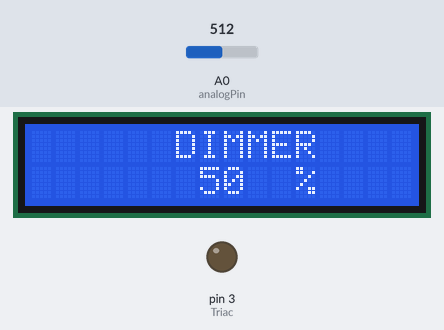
This sketch was run on a simulated Arduino Uno, built with avr-gcc and run on an emulated ATmega328P. Parts: 16×2 character LCD, output pins drawn as LEDs (lit = HIGH). The inputs (shaded band) are chosen by the test bench; at power-on: A0 (analogPin) = 512.

Above: at 1.2 s.
1.3 s: A0 (analogPin) set to 716
At 2.2 s:
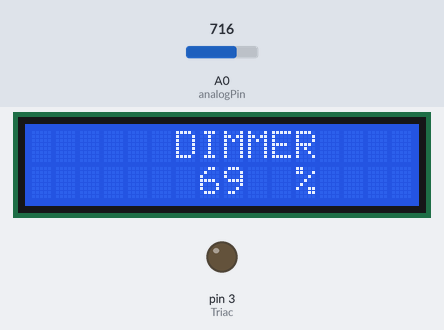
2.8 s: A0 (analogPin) set to 900
At 3.3 s:
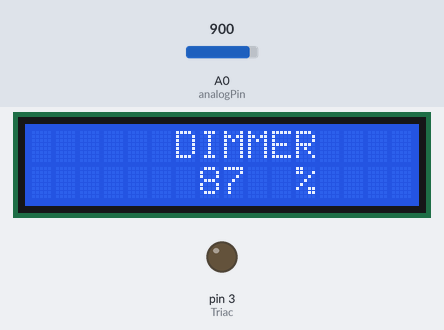
4.3 s: A0 (analogPin) set to 1023
At 5.7 s:
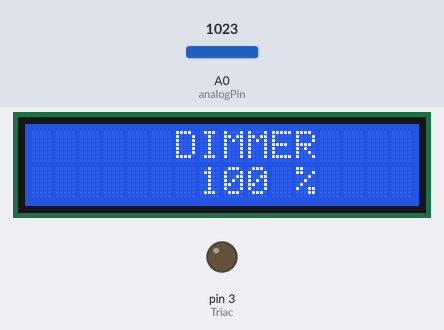
Timing chart, 0 to 7.3 s (numbered marks = the images above; inputs shaded):
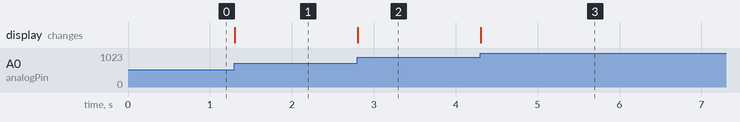

The sketch:

Programa__o_Dimmer_Zero_Crossing.ino
```cpp
//teste
//Bibliotecas
#include <TimerOne.h>
#include <LiquidCrystal.h>

//Declaração de variáveis
int analogPin = A0;     // Potenciômetro
//int ledPin = 13;
int Triac = 3;
int sensorValue = 0;  // variable to store the value coming from the sensor
int pot = 0;
long tempo ;


// Inicializar os pinos do display LCD 16x2
LiquidCrystal lcd(13,12,11,10,9,8);


void setup() {
  //pinMode(ledPin, OUTPUT);
  pinMode(Triac, OUTPUT);
  Timer1.initialize();
  attachInterrupt(2, zero_crosss_int, RISING);     // Interrupção detecta a passagem por 0, quando passa de nível baixo para aLto
  // set up the LCD's number of columns and rows:
  lcd.begin(16, 2);
}


void zero_crosss_int()                             // Função que detecta a passagem por 0
{
   Timer1.attachInterrupt(gateTRIAC, tempo);  //associa a funcao gateTRIAC com Interrupcao do TIMER1
   Timer1.start();                           // inicia contagem TIMER1
}


void gateTRIAC ()
{                                       // trata interrupcao do TIMER1 gerando pulso no gate do TRIAC
digitalWrite(Triac, HIGH);    // dispara o Triac
delayMicroseconds(5);         // aguarda 5 microsegundos para garantir disparo do TRIAC
digitalWrite(Triac, LOW);     // desabibilta gate do TRIAC
Timer1.stop();

}


void loop() {
  // read the value from the sensor:
  sensorValue = analogRead(analogPin);
  int pot = map(sensorValue,0,1023,0,100);
  tempo = map(pot,0,100,8100,100);
  lcd.setCursor(6,0);
  lcd.print("DIMMER");
  lcd.setCursor(7,1);
  lcd.print(pot);
  lcd.setCursor(11,1);
  lcd.print("%");

}
```

Measured:
- after the input at 1.3 s, the display: changes at once (image 1)
- after the input at 2.8 s, the display: changes at once (image 2)
- after the input at 4.3 s, the display: changes at once (image 3)
